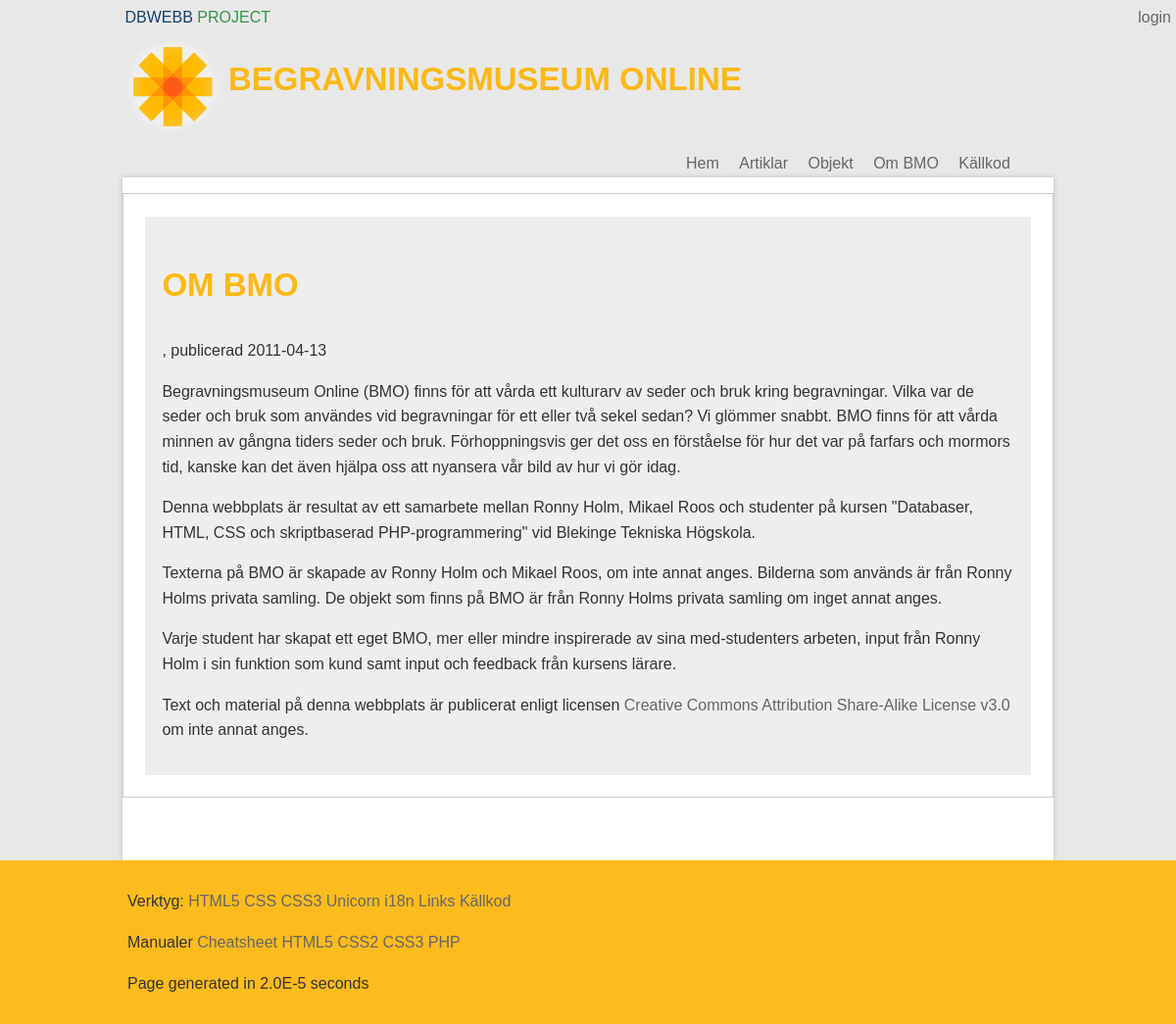
Page /about.php on the committed database.
### tables this page shows
CREATE TABLE "Article" ("id" INTEGER PRIMARY KEY  AUTOINCREMENT  NOT NULL  UNIQUE , "category" TEXT, "title" TEXT, "content" TEXT, "author" TEXT, "pubdate" DATETIME NOT NULL  DEFAULT CURRENT_DATE);

### incl/article/aboutContent.php (the view)
<?php
$db= new PDO("sqlite:$dbPath");
$db->setAttribute(PDO::ATTR_ERRMODE, PDO::ERRMODE_WARNING);
$stmt = $db->prepare('SELECT * FROM Article WHERE category = "about";');
$stmt->execute();
$res = $stmt->fetchAll(PDO::FETCH_ASSOC);
?>
<fieldset>
	<?php foreach($res as $ad):?>
		<div style="background:#eee; border:1px solid #eee;padding:1em;overflow:auto;">
			<h1><?php echo $ad['title']; ?></h1>
			<p class="by-author"><?php echo $ad['author'] . ', publicerad ' . $ad['pubdate']; ?></p>
			<p><?php echo $ad['content']; ?></p>
		</div>
	<?php endforeach;?>
</fieldset>

### style/FiddeStyle.css (style rules this page uses)
* { font-family:proxima-nova-soft,sans-serif; font-size:16px; color:#333; line-height:1.6em }
html,body { margin:0; padding:0; }
html { background:#e6e6e6; overflow-y:scroll; }
body { background:#E8E8E8; }
h1,h2 { color:#FDB813; }
h1 { text-transform: uppercase; font-size:33px; }
a { color: #666; outline:0; }
a:link { text-decoration: none; }

### style/debug.css (style rules this page uses)
body { background: beige; }

### style/style.css (style rules this page uses)
html { background: #cc6666; }
body { margin: 8px auto; width: 934px; padding: 8px; background: #ffffcc; border: 1px dashed #660033; font-family: Georgia, serif; color: #333333; }
h1 { text-transform: uppercase; border-bottom: 4px double #333333; }

### style/forms.css (style rules this page uses)
fieldset { padding:0 1.4em 1.4em 1.4em; margin: 0 0 1.5em 0; border: 1px solid #ccc; }
fieldset, #IE8#HACK { padding-top:1.4em; }

### rows in the picture
article: title "OM BMO", pubdate "2011-04-13", content "Begravningsmuseum Online (BMO) finns för att vårda ett kulturarv av seder och bruk kring begravningar. Vilka var de seder och bruk som användes vid begravningar för ett eller två sekel sedan? Vi glömmer snabbt. BMO finns för att vårda minnen av gångna tiders seder och bruk. Förhoppningsvis ger det oss en förståelse för hur det var på farfars och mormors tid, kanske kan det även hjälpa oss att nyansera vår bild av hur vi gör idag. Denna webbplats är resultat av ett samarbete mellan Ronny Holm, Mikael Roos och studenter på kursen \"Databaser, HTML, CSS och skriptbaserad PHP-programmering\" vid Blekinge Tekniska Högskola. Texterna på BMO är skapade av Ronny Holm och Mikael Roos, om inte annat…"

### other values in the picture
$key "login"
